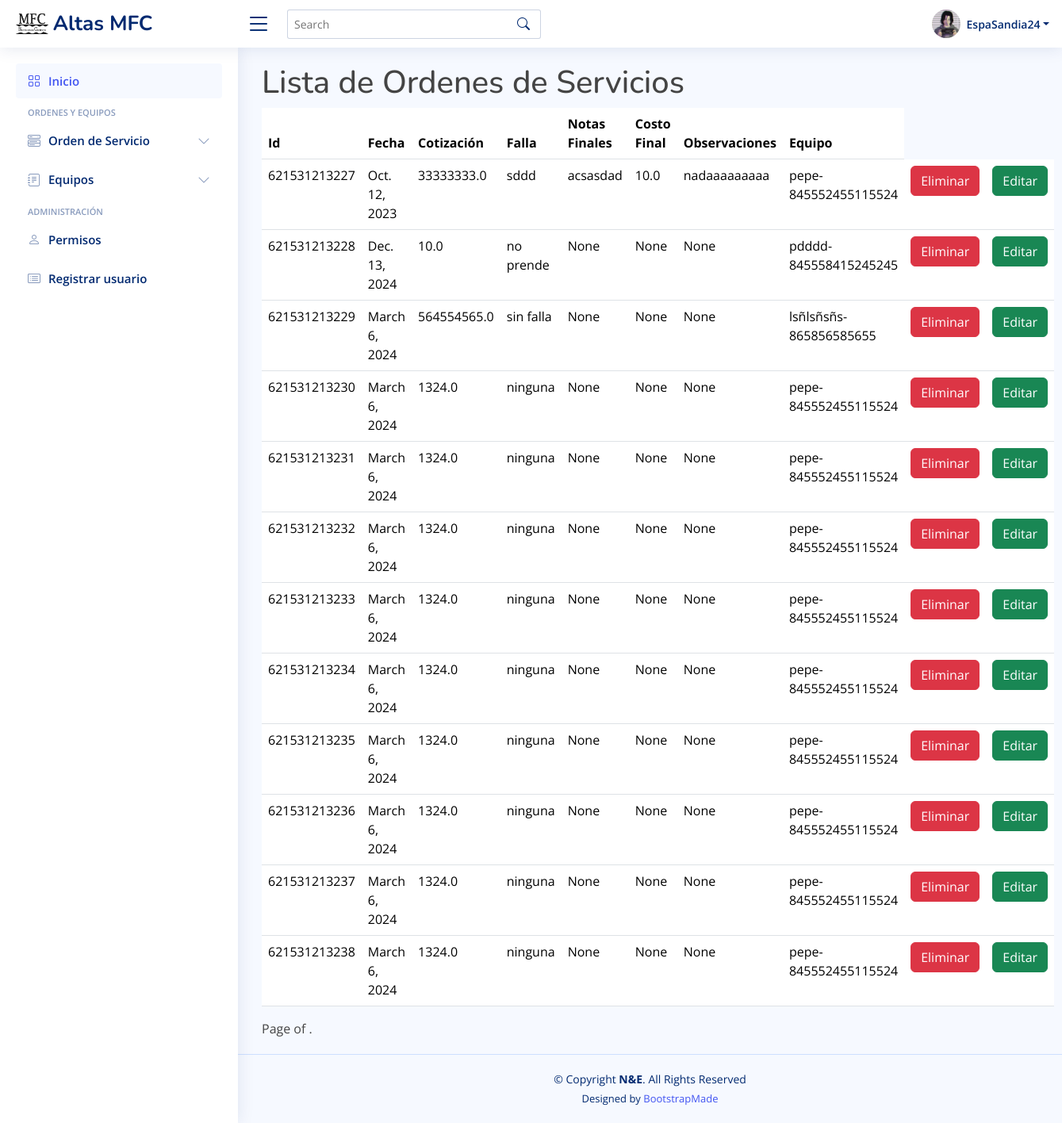
The app's page /servicios/ (signed in), older data.
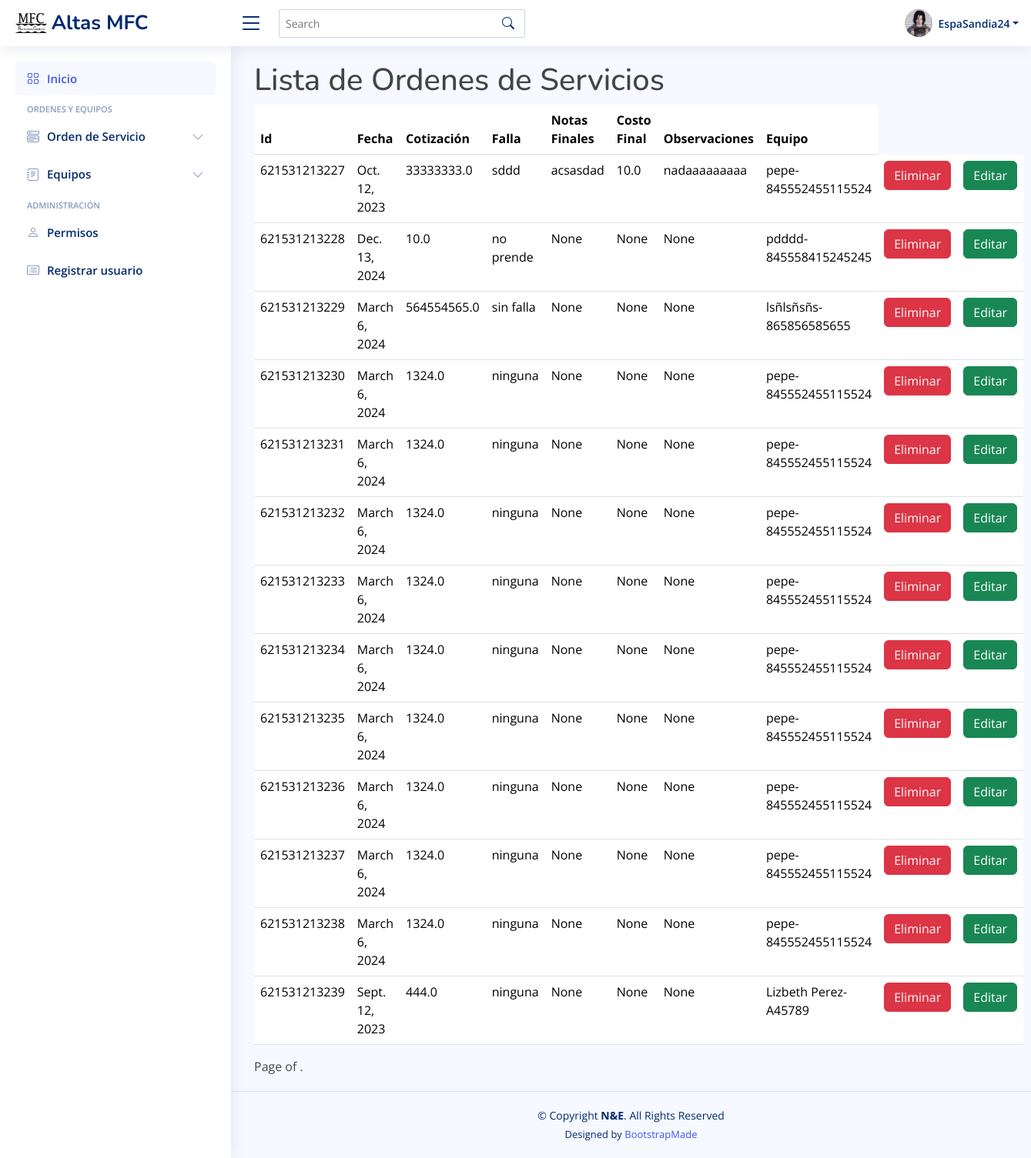
The same page, newer data.
### inicio/models.py (models this page shows)
class OrdenServicio(models.Model):
    id_orden = models.AutoField(null=False, blank=False, primary_key=True)
    fecha_orden = models.DateField(null=False)
    cotizacion = models.FloatField(max_length=5)
    tipo_servicio = models.CharField(max_length=20, null=False)
    falla_equipo = models.CharField(max_length=200, null=False)
    indicaciones_adicionales = models.CharField(max_length=70, null=False)
    servicio_realizado = models.CharField(max_length=150, null=True)
    notas_finales = models.CharField(max_length=150, null=True)
    encargado = models.CharField(max_length=50, null=True)
    partes = models.CharField(max_length=70, null=True)
    fecha_entrega = models.DateField(null=True, blank=True)
    costo_final = models.FloatField(max_length=5.2, null=True)
    observaciones_notas = models.CharField(max_length=50, null=True)
    equipo = models.ForeignKey(
        Equipo, null=False, blank=False, on_delete=models.CASCADE)

class Equipo (models.Model):
    cliente_equipo = models.TextField(max_length=50, null=False)
    telefono_cliente = models.IntegerField(null=False)
    tipo = [
        ('E', 'Escritorio-CPU'),
        ('P', 'Portatil'),
        ('A', 'AIO'),
        ('I', 'Impresora'),
        ('M', 'Multifuncional'),
        ('T', 'Tablet')
    ]
    tipo_equipo = models.TextField(max_length=1, choices=tipo, default='P')
    marca_equipo = models.TextField(max_length=30, null=False)
    modelo_equipo = models.TextField(max_length=30, null=False)
    serial_number = models.TextField(
        max_length=15, null=False, blank=False, unique=True)
    accesorios_equipo = models.TextField(max_length=100, null=True)
    contraseña_equipo = models.TextField(max_length=30, null=True)
    sistema_operativo = models.TextField(max_length=30, null=False)
    def __str__(self):
        return f"{self.cliente_equipo}-{self.serial_number}"

### inicio/views.py (the view)
# urls.py: path('servicios/', views.lista_servicios, name='Servicios'),
@login_required
def lista_servicios(request):
    context = {
        'servicio': OrdenServicio.objects.all()
    }
    return render(request, 'servicios/lista_servicios.html', context)

### inicio/templates/servicios/lista_servicios.html (shortened to what this page needs)
{% extends 'base.html' %}
{% block contenido %}
<h1>Lista de Ordenes de Servicios</h1>
    <table class="table">
        <thead>
            <tr>
                <th>Id</th>
                <th>Fecha</th>
                <th>Cotización</th>
                <th>Falla</th>
                <th>Notas Finales</th>
                <th>Costo Final</th>
                <th>Observaciones</th>
                <th>Equipo</th>
            </tr>
        </thead>
        <tbody>
            {% for servicio in servicio %}
                <tr>
                    <td>{{servicio.id_orden}}</td>
                    <td>{{servicio.fecha_orden}}</td>
                    <td>{{servicio.cotizacion}}</td>
                    <td>{{servicio.falla_equipo}}</td>
                    <td>{{servicio.notas_finales}}</td>
                    <td>{{servicio.costo_final}}</td>
                    <td>{{servicio.observaciones_notas}}</td>
                    <td>{{servicio.equipo}}</td>
                    <td><a class="btn btn-danger" href="eliminarOrden/{{servicio.id_orden}}">Eliminar</a></td>
                    <td><a class="btn btn-success" href="editarOrden/{{servicio.id_orden}}">Editar</a></td>
                </tr>
            {% endfor %}
        </tbody>
    </table>
    <div class="pagination">
        <span class="step-links">
            <span class="current">
                Page {{ page_obj.number }} of {{ page_obj.paginator.num_pages }}.
            </span>
        </span>
    </div>
{% endblock contenido %}

Row changes from the older to the newer data that the page shows:
added OrdenServicio: id_orden "621531213239", fecha_orden "Sept. 12, 2023", cotizacion "444.0", falla_equipo "ninguna", notas_finales "None", costo_final "None", observaciones_notas "None", equipo "Lizbeth Perez-A45789"
